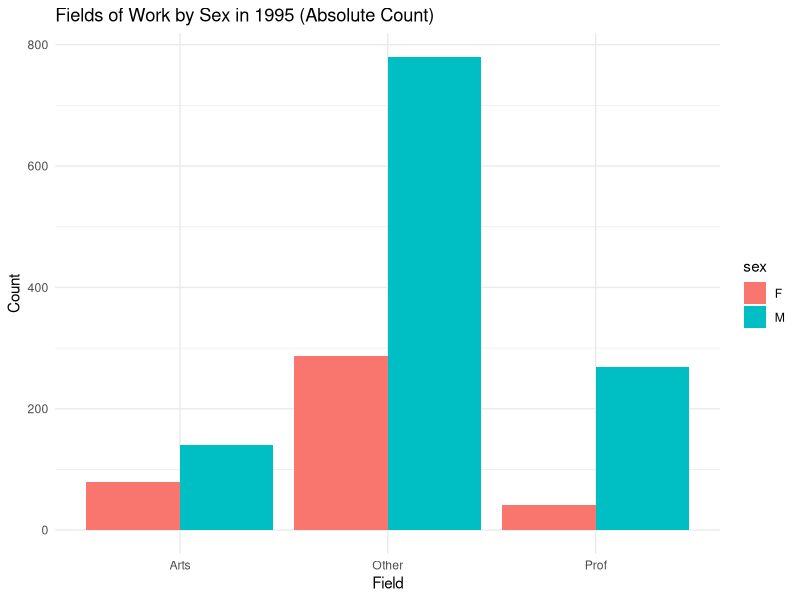
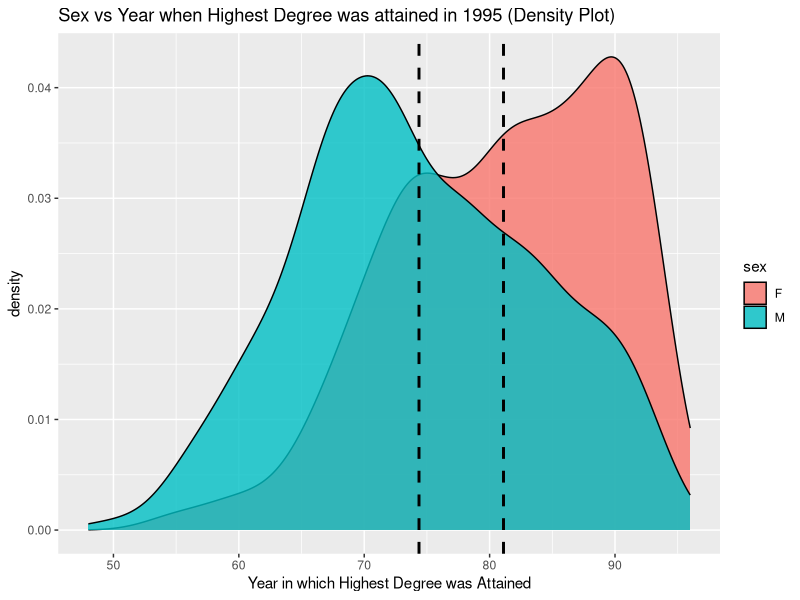
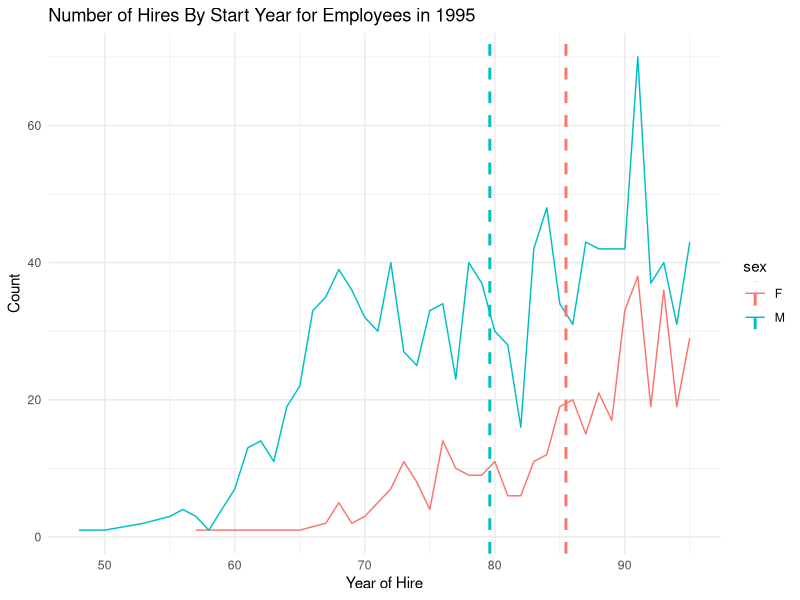
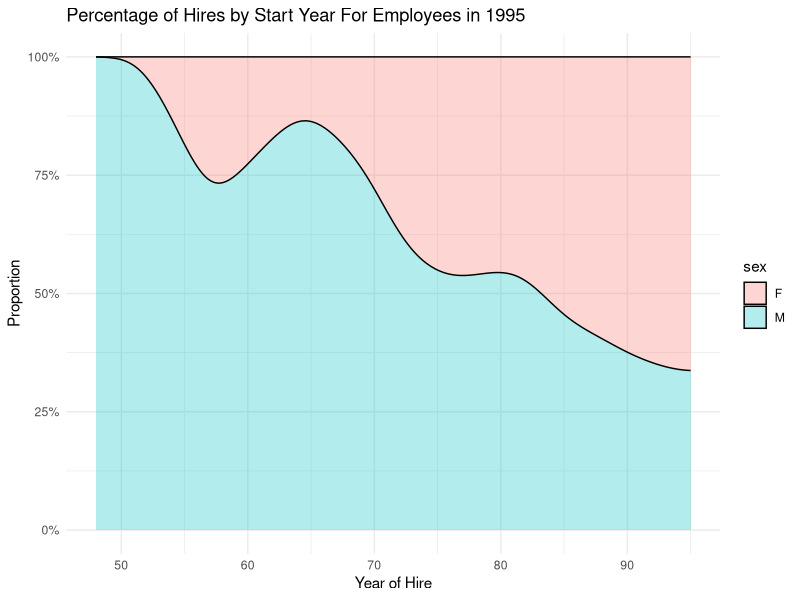
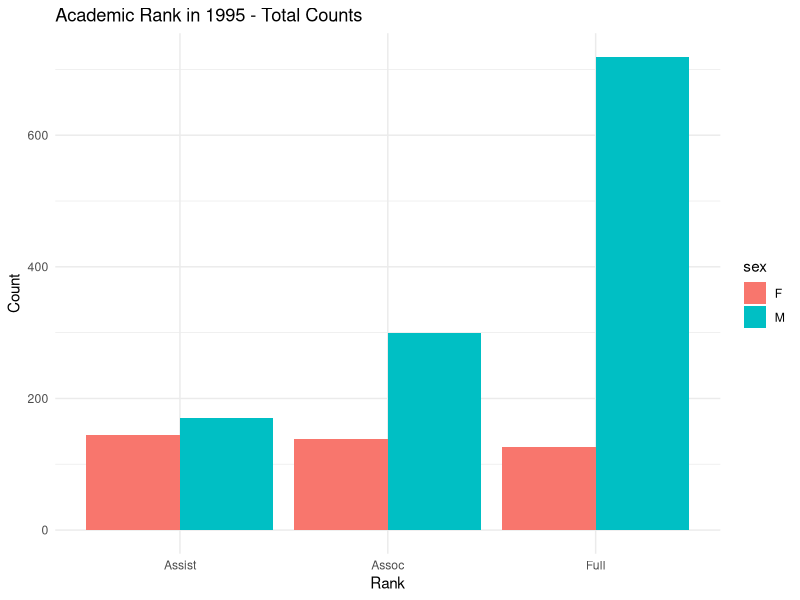
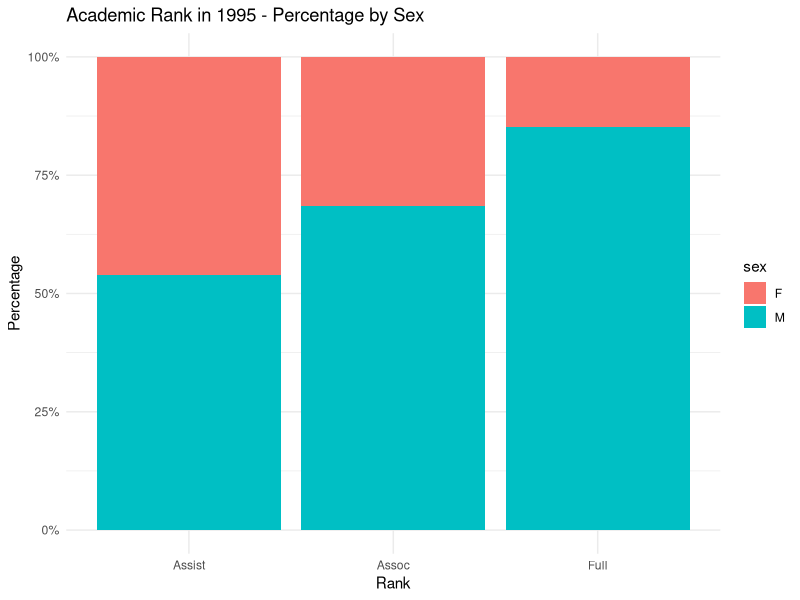
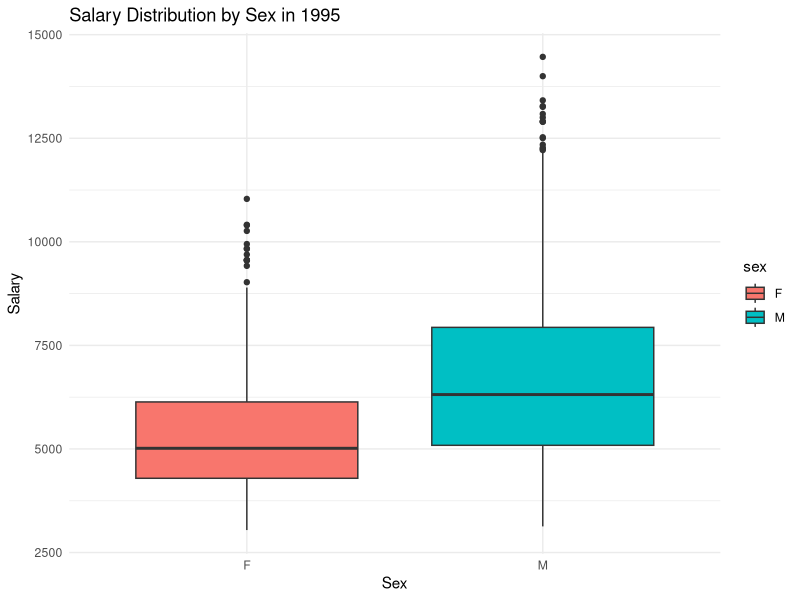

Reproduce these figures in R, in order.
## ---- chunk 1
library(dplyr)    # for data manipulation
library(ggplot2)  # for plotting
library(scales)   # for percentage scales in some plots (e.g. scale_y_continuous(labels=percent))
## ---- chunk 2
salary_data <- read.table(file = "salary.txt", header = TRUE)
salary_data
## ---- chunk 3
salary_data_1995 <- salary_data[salary_data$year == 95, ]
salary_data_1995
## ---- chunk 4
p_field_bar <- ggplot(salary_data_1995, aes(x = field, fill = sex)) +
  geom_bar(position = "dodge") +
  labs(title = "Fields of Work by Sex in 1995 (Absolute Count)",
       x = "Field",
       y = "Count") +
  theme_minimal()
print(p_field_bar)
## ---- chunk 5
yrdeg_means <- salary_data_1995 %>%
  group_by(sex) %>%
  summarise(mean_yrdeg = mean(yrdeg, na.rm = TRUE))

p7 <- ggplot(salary_data_1995, aes(yrdeg))
plot_of_sex_vs_yrdeg <- p7 + geom_density(aes(fill = factor(sex)), alpha = 0.8) + 
    geom_vline(
    data = yrdeg_means,
    aes(xintercept = mean_yrdeg),
    linetype = "dashed",
    linewidth = 1
  ) +
  labs(title = "Sex vs Year when Highest Degree was attained in 1995 (Density Plot)", 
       x = "Year in which Highest Degree was Attained",
       fill = "sex")
plot_of_sex_vs_yrdeg
## ---- chunk 6
hire_data <- salary_data_1995 %>%
  group_by(startyr, sex) %>%
  summarise(count = n(), .groups = 'drop')

avg_years <- hire_data %>%
  group_by(sex) %>%
  summarise(
    avg_year = sum(startyr * count) / sum(count),  # Weighted mean
    .groups = 'drop'
  )
avg_years
## ---- chunk 7
p_hire_timeseries <- ggplot(hire_data, aes(x = startyr, y = count, color = sex)) +
  geom_line() +
  # 3. Add vertical lines for each sex's average hire year
  geom_vline(
    data = avg_years,
    aes(xintercept = avg_year, color = sex),
    linetype = "dashed",
    size = 1
  ) +
  labs(
    title = "Number of Hires By Start Year for Employees in 1995",
    x = "Year of Hire",
    y = "Count"
  ) +
  theme_minimal()
p_hire_timeseries
## ---- chunk 8
p_hire_dens <- ggplot(salary_data_1995, aes(x = startyr, fill = sex)) +
  geom_density(alpha = 0.3, position = "fill") +
  labs(title = "Percentage of Hires by Start Year For Employees in 1995",
       x = "Year of Hire",
       y = "Proportion") +
  scale_y_continuous(labels = percent) +
  theme_minimal()
print(p_hire_dens)
## ---- chunk 9
p_rank_95_count <- ggplot(salary_data_1995, aes(x = rank, fill = sex)) +
  geom_bar(position = "dodge") +
  labs(title = "Academic Rank in 1995 - Total Counts",
       x = "Rank",
       y = "Count") +
  theme_minimal()
print(p_rank_95_count)
## ---- chunk 10
p_rank_95_percent <- ggplot(salary_data_1995, aes(x = rank, fill = sex)) +
  geom_bar(position = "fill") +
  scale_y_continuous(labels = percent) +
  labs(title = "Academic Rank in 1995 - Percentage by Sex",
       x = "Rank",
       y = "Percentage") +
  theme_minimal()
print(p_rank_95_percent)
## ---- chunk 11
p_salary_95_box <- ggplot(salary_data_1995, aes(x = sex, y = salary, fill = sex)) +
  geom_boxplot() +
  labs(title = "Salary Distribution by Sex in 1995",
       x = "Sex",
       y = "Salary") +
  theme_minimal()
print(p_salary_95_box)
## ---- chunk 12
simple_model <- lm(salary ~ sex, data=salary_data_1995)
summary(simple_model)
## ---- chunk 13
model2 <- lm(salary ~ sex + rank + field + deg + yrdeg + startyr + admin, data=salary_data_1995)
summary(model2)
## ---- chunk 14
model3 <- lm(salary ~ sex + rank + field + deg + startyr + admin, data=salary_data_1995)
summary(model3)
## ---- chunk 15
model4 <- lm(salary ~ sex + rank + field + deg + yrdeg + admin, data=salary_data_1995)
summary(model4)
## ---- chunk 16
model5 <- lm(salary ~ sex + rank + field + deg + admin, data=salary_data_1995)
summary(model5)
